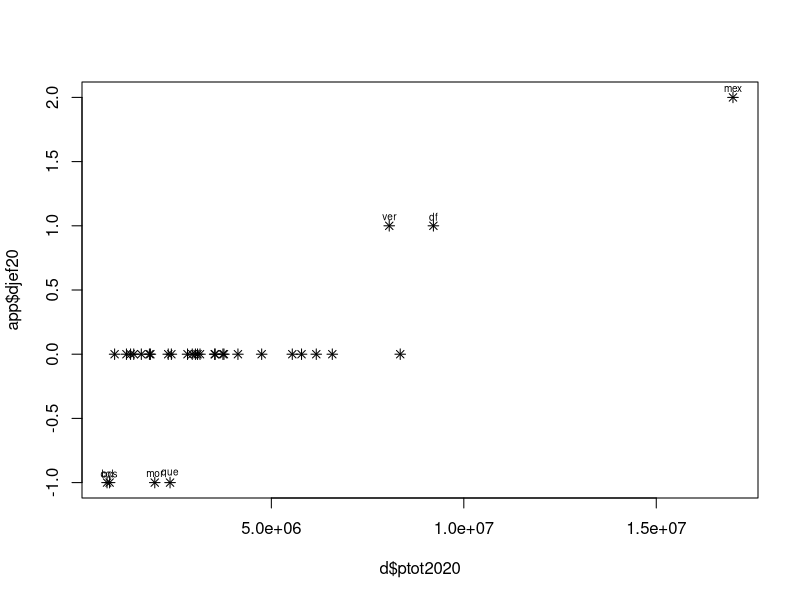
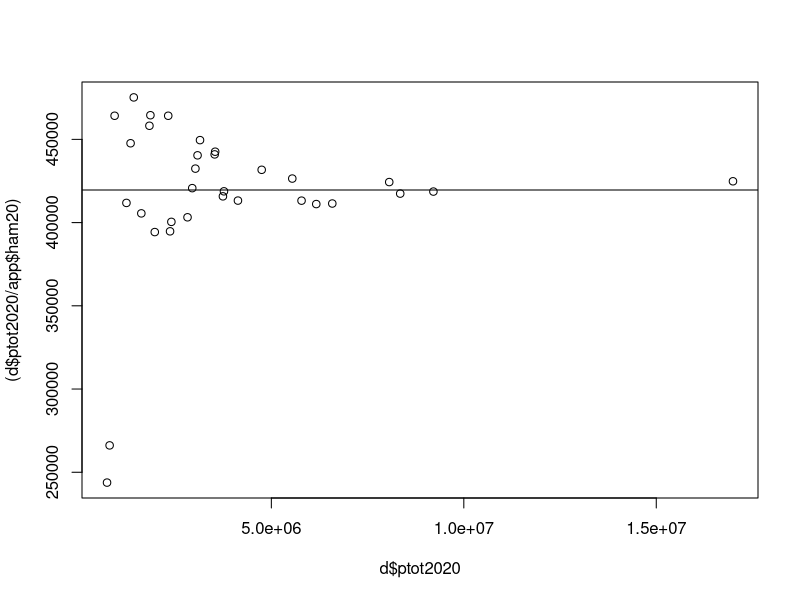
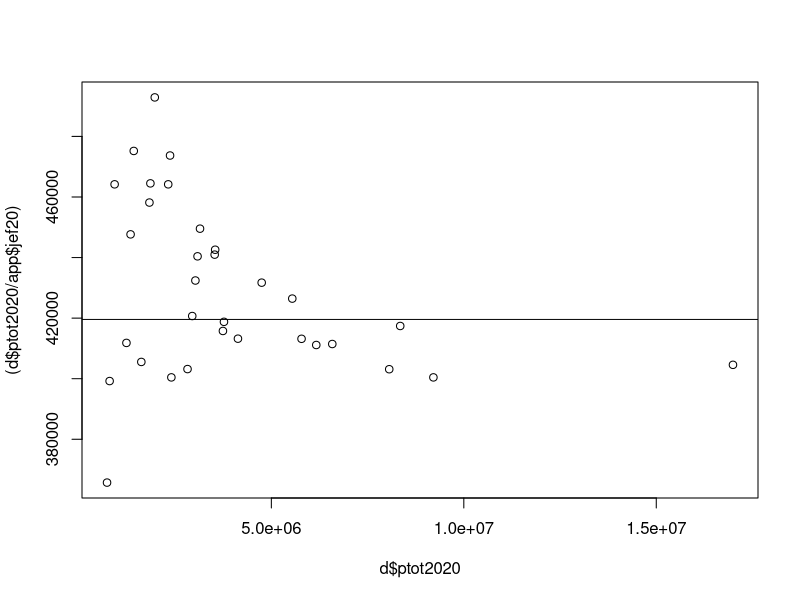
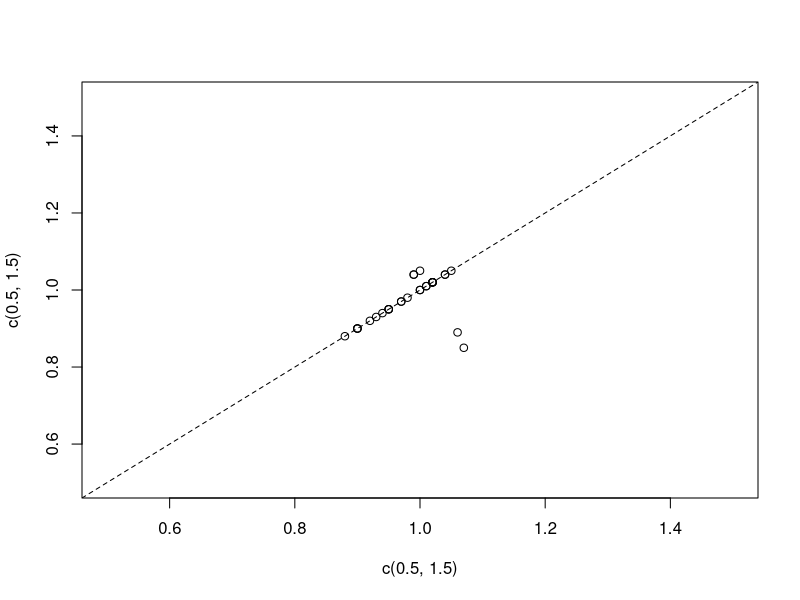
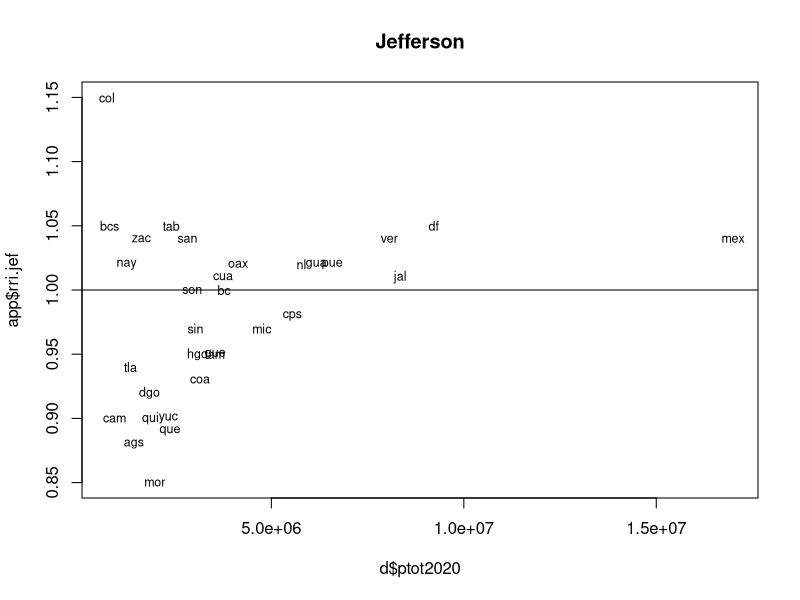
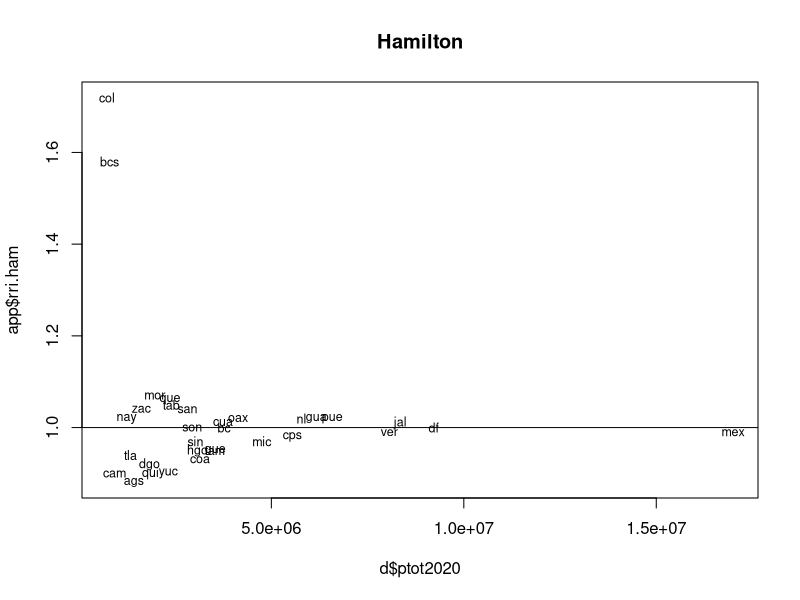

Reproduce these figures in R, in order.
# establece ruta para leer/escribir
setwd("~/Desktop/sip/data")

# lee datos 
d <- read.csv("ptot-edo-2010-2020.csv")
str(d)

# quita total nacional
d <- d[-which(d$edon==33),]

# recalcula cambio %
d$chg <- NULL
d$chg <- d$ptot2020 / d$ptot2010

# población total
sum(d$ptot2020)
# cambio
sum(d$ptot2020) / sum(d$ptot2010)
# subre/sub-crecimeiento
d$sobsub <- round(d$chg - sum(d$ptot2020) / sum(d$ptot2010), 2)
d[order(d$sobsub), c("estado", "sobsub")]

quantile(d$sobsub, probs = c(0,.33,.5,.67,1))

quantile(d$ptot2020, probs = c(0,.33,.5,.67,1))
d$size <- 0
d$size[d$ptot2020 <= 2332000]                         <- 1
d$size[d$ptot2020 >  2332000 & d$ptot2020 <= 3763000] <- 2
d$size[d$ptot2020 >  3763000]                         <- 3
# factor
d$size <- factor(d$size, levels = 1:3, labels = c("ch","med","gde"))
table(d$size)

# ¿cuántas personas cree Ud. que debería representar un diputado federal? = DIVISOR
r1787 <- 33000 # el techo de 1878 (constitución EUA dice r > 30000)
# divisor ideal EEUU hoy (nacional)
r.usa <- round(328200000 / 435)
r.usa

# relación ideal mx 2020
r2020 <- round(sum(d$ptot2020) / 300)
# relación ideal mx previas
r1990 <- round(sum(d$ptot1990) / 300)
r2000 <- round(sum(d$ptot2000) / 300)
r2010 <- round(sum(d$ptot2010) / 300)
r1990
r2000
r2010
r2020

# Si usaramos esto
R <- 100000

# Jeferson:
# (1) Población del estado por divisor = COCIENTE
# (2) Parte entera del conciente = APPORTIONMENT
app <- data.frame(edo = d$edo,
                  jef90 = as.integer(d$ptot1990 / R),
                  jef00 = as.integer(d$ptot2000 / R),
                  jef10 = as.integer(d$ptot2010 / R),
                  jef20 = as.integer(d$ptot2020 / R))
# (3) Mínimo dos por estado (regla Mx, no EEUU)
app$jef90[app$jef90<2] <- 2
app$jef00[app$jef00<2] <- 2
app$jef10[app$jef10<2] <- 2
app$jef20[app$jef20<2] <- 2
app

# tamaño del Congreso resultante, muy grande
colSums(app[,-1])

# pongamos la tercera parte
R  <- 300000
app <- data.frame(edo = d$edo,
                  jef90 = as.integer(d$ptot1990 / R),
                  jef00 = as.integer(d$ptot2000 / R),
                  jef10 = as.integer(d$ptot2010 / R),
                  jef20 = as.integer(d$ptot2020 / R))
# (3) Mínimo dos por estado (regla Mx, no EEUU)
app$jef90[app$jef90<2] <- 2
app$jef00[app$jef00<2] <- 2
app$jef10[app$jef10<2] <- 2
app$jef20[app$jef20<2] <- 2
app
# tamaño del Congreso resultante, muy grande
colSums(app[,-1])


# hamilton compromise
# (1) Fija el tamaño del cuerpo dada la relación de representación
N <- as.integer( sum(d$ptot2020) / R )
N  # 420, no 403, dice Hamilton. Algunas fracciones tendrán q asignarse para llegar al tamaño 
# (2) Regla de tres:  N * Pob estatal / Pob total = cociente
Q = N * (d$ptot2020 / sum(d$ptot2020))
entero <-     as.integer(Q)
resto <-  Q - as.integer(Q)
# (3) Mínimo uno por estado
entero[entero<2] <- 2
# Cuántos hay?
faltan <- N - sum(entero) # falta asignar 17
app$ham20 <- entero
sel <- order(-resto)[1:faltan] # índices de los 17 restos mayores
# verifica
resto[sel]
resto[-sel]
# distribuye los diputados restantes
app$ham20[sel] <- app$ham20[sel] + 1
# verifica
sum(app$ham20)

app[,c("edo","jef20","ham20")]
# población creciente
app$dif <- app$ham20 - app$jef20
app$dif.r <- round(app$ham20 / app$jef20,2)
app[order(d$ptot2020),c("edo","jef20","ham20","dif","dif.r")]

# descripción según tamaño del estado
app$size <- d$size
with(app, table(size, dif))
with(app, table(size, dif.r))
with(app, aggregate(dif,   list(size), mean))
with(app, aggregate(dif.r, list(size), mean))

# mejor comparación con cuerpos del mismo tamaño
# jeferson
R  <- sum(d$ptot2020) / 300 # con SMDs de diputados
R  <- sum(d$ptot2020) / 315 # prueba-y-error para que suma de enteros llegue a 300
app <- data.frame(edo = d$edo,
                  jef20 = as.integer(d$ptot2020 / R))
app$jef20[app$jef20<2] <- 2
app
# tamaño del Congreso resultante, muy grande
sum(app[,-1])

# hamilton
N <- 300
Q = N * (d$ptot2020 / sum(d$ptot2020))
entero <-     as.integer(Q)
resto <-  Q - as.integer(Q)
# (3) Mínimo uno por estado
entero[entero<2] <- 2
# Cuántos hay?
faltan <- N - sum(entero) # falta asignar 17
app$ham20 <- entero
sel <- order(-resto)[1:faltan] # índices de los 17 restos mayores
app$ham20[sel] <- app$ham20[sel] + 1
# verifica
sum(app$ham20)

app
# población creciente
app$dif <- app$ham20 - app$jef20
app$dif.r <- round(app$ham20 / app$jef20,2)
app[order(d$ptot2020),]

# descripción según tamaño del estado
app$size <- d$size
with(app, table(size, dif))
with(app, table(size, dif.r))
with(app, aggregate(dif,   list(size), mean))
with(app, aggregate(dif.r, list(size), mean))

# webster
R  <- sum(d$ptot2020) / 300.342 # prueba-y-error para que suma de enteros llegue a 300
app$web20 <- round(d$ptot2020 / R)
app$web20[app$web20<2] <- 2
# tamaño del Congreso resultante, muy grande
sum(app$web)

## # Hill --- aún no jala, verlo en Balinski
## N <- 300
## Q = N * (d$ptot2020 / sum(d$ptot2020))
## entero <-     as.integer(Q)
## geomedia <- sqrt( entero * (entero+1))
## app$hill20 <- entero
## app$hill[Q - geomedia > 0] <- entero[Q - geomedia > 0] + 1
## # (3) Mínimo uno por estado
## app$hill20[app$hill20<2] <- 2
## # Cuántos hay?
## sum(app$hill20)

# diferencias con hamilton app <-
app <- within(app, {
                djef20 <- jef20 - ham20 ;
                dweb20 <- web20 - ham20 ;
                drjef20 <- round(jef20 / ham20, 2);
                drweb20 <- round(web20  / ham20, 2)
})

plot(d$ptot2020, app$djef20, pch = 8)
sel <- which(app$djef20!=0)
text(d$ptot2020[sel], (app$djef20[sel]+.07), labels = app$edo[sel], cex = .6)
# points(d$ptot2020, app$dweb20, col = "red")

# R de cada estado contra la ideal
plot(d$ptot2020, (d$ptot2020 / app$ham20))
abline(h = R)
plot(d$ptot2020, (d$ptot2020 / app$jef20))
abline(h = R)

# Relative Representation Index (Ansolabehere Snyder)
# RRI =  (pob.nal / 300) / (pob.edo / ndip.edo)
app$rri.jef <- round((sum(d$ptot2020) / 300) / (d$ptot2020 / app$jef20), 2);
app$rri.ham <- round((sum(d$ptot2020) / 300) / (d$ptot2020 / app$ham20), 2);
app$rri.web <- round((sum(d$ptot2020) / 300) / (d$ptot2020 / app$web20), 2);

plot(c(.5,1.5), c(.5,1.5), type = "n")
points(app$rri.ham, app$rri.jef)
abline(a = 0, b = 1, lty = 2)

plot(d$ptot2020, app$rri.jef, type = "n", main = "Jefferson")
text(d$ptot2020, app$rri.jef, labels = app$edo, cex = .75)
abline(h = 1)

plot(d$ptot2020, app$rri.ham, type = "n", main = "Hamilton")
text(d$ptot2020, app$rri.ham, labels = app$edo, cex = .75)
abline(h = 1)


app[,c("edo", "rri.ham", "rri.jef")]

